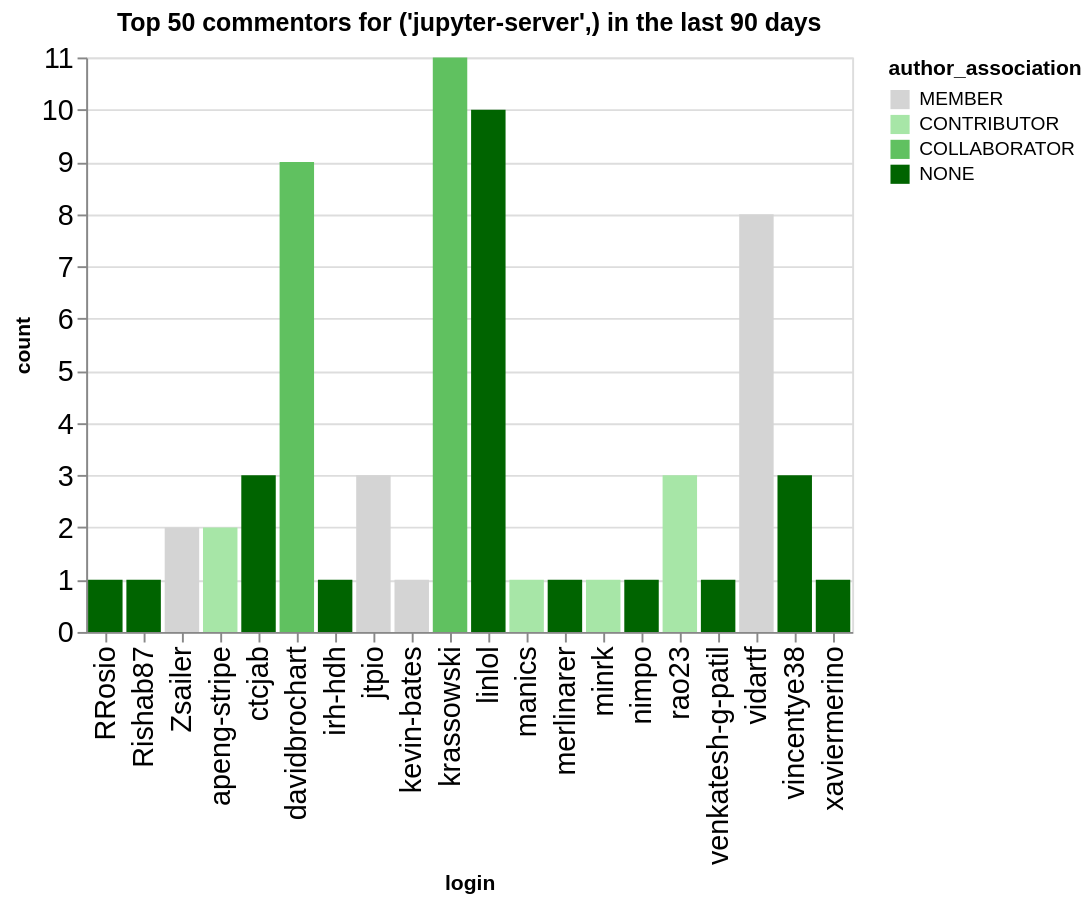

Source (notebook cell):
### Code cell
n_plot = 50
charts = []
for ii, (iorg, idata) in enumerate(commentors.groupby(['org'])):
    title = f"Top {n_plot} commentors for {iorg} in the last {n_days} days"
    idata = idata.groupby('login', as_index=False).agg({'count': 'sum', 'author_association': 'first'})
    idata = idata.sort_values('count', ascending=False).head(n_plot)
    ch = alt.Chart(data=idata.head(n_plot), title=title).mark_bar().encode(
        x='login',
        y='count',
        color=alt.Color('author_association', scale=alt.Scale(domain=author_types, range=author_colors))
    )
    charts.append(ch)
alt.hconcat(*charts)

### Figure 1 — Vega-Lite specification as saved in the notebook (floating-point values rounded to 4 significant figures)
{"config": {"axisLeft": {"labelFontSize": 15}, "axisBottom": {"labelFontSize": 15}}, "hconcat": [{"mark": {"type": "bar"}, "encoding": {"color": {"field": "author_association", "scale": {"domain": ["MEMBER", "CONTRIBUTOR", "COLLABORATOR", "NONE"], "range": ["rgb(211.82745098039214, 211.82745098039214, 211.82745098039214)", "rgb(166.98562091503268, 229.89803921568628, 166.98562091503268)", "rgb(96.37647058823529, 192.75294117647059, 96.37647058823529)", "rgb(0.0, 100.3921568627451, 0.0)"]}, "type": "nominal"}, "x": {"field": "login", "type": "nominal"}, "y": {"field": "count", "type": "quantitative"}}, "title": "Top 50 commentors for ('jupyter-server',) in the last 90 days"}], "data": {"name": "data-58566b75f12f5be1c9320edeb13709a9"}, "$schema": "https://vega.github.io/schema/vega-lite/v5.20.1.json", "datasets": {"data-58566b75f12f5be1c9320edeb13709a9": [{"login": "krassowski", "count": 11, "author_association": "COLLABORATOR"}, {"login": "linlol", "count": 10, "author_association": "NONE"}, {"login": "davidbrochart", "count": 9, "author_association": "COLLABORATOR"}, {"login": "vidartf", "count": 8, "author_association": "MEMBER"}, {"login": "jtpio", "count": 3, "author_association": "MEMBER"}, {"login": "vincentye38", "count": 3, "author_association": "NONE"}, {"login": "rao23", "count": 3, "author_association": "CONTRIBUTOR"}, {"login": "ctcjab", "count": 3, "author_association": "NONE"}, {"login": "Zsailer", "count": 2, "author_association": "MEMBER"}, {"login": "apeng-stripe", "count": 2, "author_association": "CONTRIBUTOR"}, {"login": "RRosio", "count": 1, "author_association": "NONE"}, {"login": "Rishab87", "count": 1, "author_association": "NONE"}, {"login": "manics", "count": 1, "author_association": "CONTRIBUTOR"}, {"login": "kevin-bates", "count": 1, "author_association": "MEMBER"}, {"login": "irh-hdh", "count": 1, "author_association": "NONE"}, {"login": "merlinarer", "count": 1, "author_association": "NONE"}, {"login": "nimpo", "count": 1, "author_association": "NONE"}, {"login": "minrk", "count": 1, "author_association": "CONTRIBUTOR"}, {"login": "venkatesh-g-patil", "count": 1, "author_association": "NONE"}, {"login": "xaviermerino", "count": 1, "author_association": "NONE"}]}}
